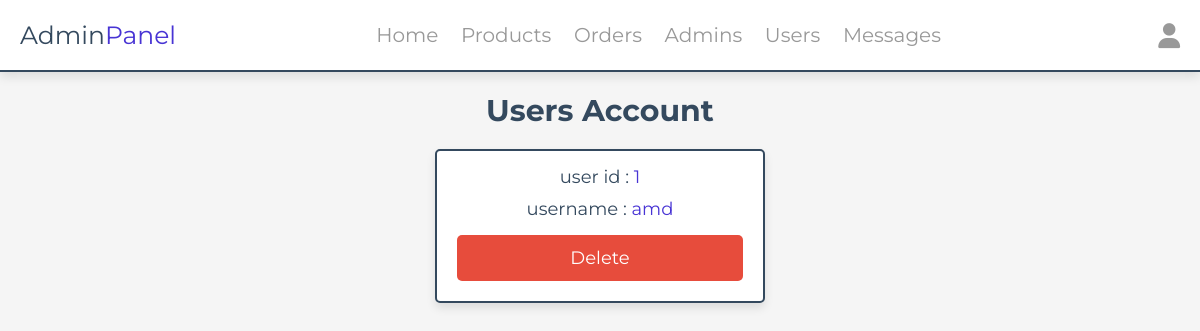
The page /admin/users_accounts.php (signed in) on the database as committed earlier.
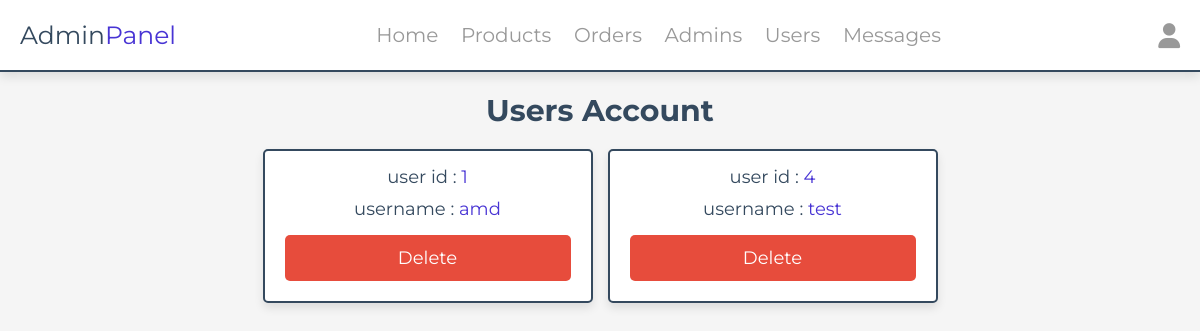
The same page on the database as committed later.
### tables this page shows
CREATE TABLE `users` (
  `id` int(100) NOT NULL,
  `name` varchar(20) NOT NULL,
  `email` varchar(50) NOT NULL,
  `number` varchar(10) NOT NULL,
  `password` varchar(50) NOT NULL,
  `address` varchar(500) NOT NULL
);

### admin/users_accounts.php (the view, shortened to what this page needs)
<?php
include '../includes/connect.php';
?>
<!DOCTYPE html>
<html lang="en">
<head>
   <link rel="stylesheet" href="https://cdnjs.cloudflare.com/ajax/libs/font-awesome/6.1.1/css/all.min.css">
   <link rel="stylesheet" href="../css/admin_style.css">
</head>
<body>
<?php include '../includes/admin_header.php' ?>
<section class="accounts">
   <h1 class="heading">users account</h1>
   <div class="box-container">
   <?php
      $select_account = $conn->prepare("SELECT * FROM `users`");
      $select_account->execute();
      if($select_account->rowCount() > 0){
         while($fetch_accounts = $select_account->fetch(PDO::FETCH_ASSOC)){
   ?>
   <div class="box">
      <p> user id : <span><?= $fetch_accounts['id']; ?></span> </p>
      <p> username : <span><?= $fetch_accounts['name']; ?></span> </p>
      <a href="users_accounts.php?delete=<?= $fetch_accounts['id']; ?>" class="delete-btn" onclick="return confirm('delete this account?');">delete</a>
   </div>
   <?php
      }
   }else{
      echo '<p class="empty">no accounts available</p>';
   }
   ?>
   </div>
</section>
</body>
</html>

Rows that differ between the two databases and show on the page:
added users: id "4", name "test"
